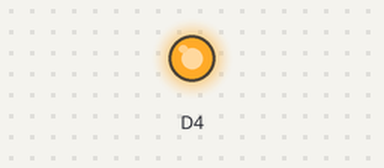
Simulated run of this sketch. Board: ESP8266 (NodeMCU). Shown: output pins drawn as LEDs (lit = HIGH). What the sketch prints to the serial monitor is not drawn.

Above: at 0.6 s.
At 1.1 s:
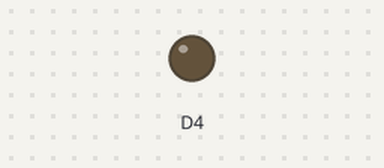
Timing chart, 0 to 2.6 s (numbered marks = the images above):
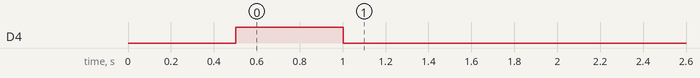

The sketch:

WiFiSource_std.ino
```cpp
// Стандартный IP:
// 192.168.4.1
#include <ESP8266WiFi.h>

class WiFiSetup
{
  public:
   const char* NAME = "ESP8266 - Tuapse";
   const char* PASS = "LifeInWater";
   const int PORT = 80;

    void StatsShow()
    {
      Serial.println("WiFi is Ready!");
      Serial.print("SSID: ");
      Serial.println(NAME);

      Serial.print("Pass: ");
      Serial.println(PASS);

      Serial.print("IP: ");
      Serial.println(WiFi.softAPIP());
    }

    void RequestRead()
    {

    }
};

// Подготавливаем объекты
WiFiSetup wifiSetup;
WiFiServer server(wifiSetup.PORT);

void setup() {
  // Подготавливаем AP
  Serial.begin(115200);
  Serial.println("===PROGRAMM STARTED!===");
  WiFi.mode(WIFI_AP);
  WiFi.softAP(wifiSetup.NAME, wifiSetup.PASS);
  wifiSetup.StatsShow();


  // Готовим Пины
  pinMode(D4, OUTPUT);
  digitalWrite(D4, 0);
  delay(500);
  digitalWrite(D4, 1);
  delay(500);
  digitalWrite(D4, 0);
}


void loop()
{
  WiFiClient client = server.available();
  if (!client) {
    return;
  }
  Serial.println("!");

  while(!client.available()){
    delay(1);
  }

  Serial.println("!!!");
  String req = client.readStringUntil('\r');
  Serial.println(req);
  client.flush();

  if(req == "1")
  {
    digitalWrite(D4, 0);
    delay(1000);
    digitalWrite(D4, 1);
  }
  else if (req == "2")
  {
    digitalWrite(D4, 0);
    delay(250);
    digitalWrite(D4, 1);
    delay(250);
    digitalWrite(D4, 0);
    delay(250);
    digitalWrite(D4, 1);
  }

  else
  {
    digitalWrite(D4, 1);
  }

  client.flush();
  client.print("HTTP/1.1 200 OK\r\nContent-Type: text/html\r\n\r\n <!DOCTYPE HTML>\r\n<html>\r\ OK!");
}
```
